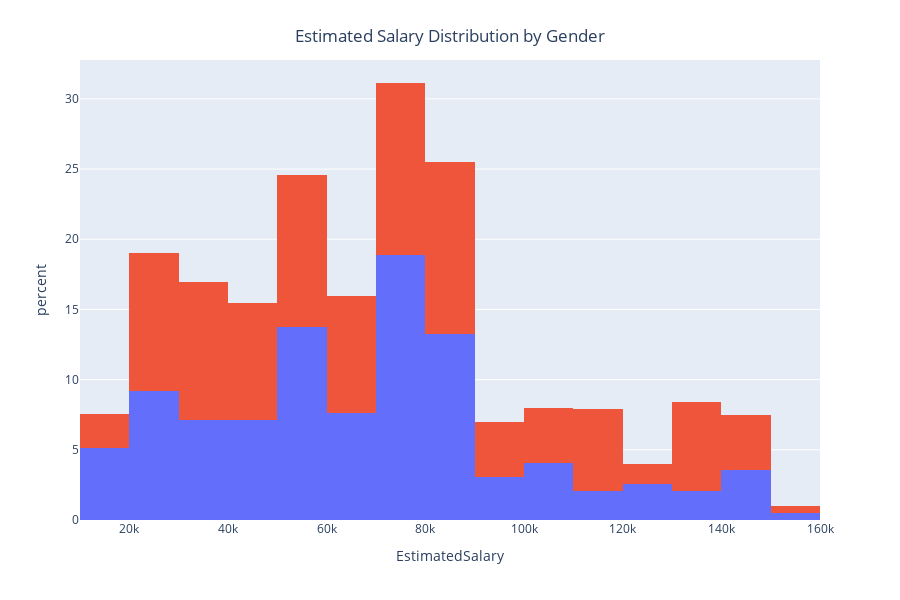

The notebook cell saved with this chart:
### Code cell
# Histogram of Estimated salary 
data = px.histogram(df, x="EstimatedSalary", color="Gender", histnorm="percent")

layout = go.Layout(
    height=500,
    title={'text': "Estimated Salary Distribution by Gender", # Subplot main title
           'y':0.95, # Set main title y-axis position
           'x':0.5, # Set main title x-axis position
           'xanchor': 'center', # xachor position
           'yanchor': 'top'}) # yachpr 


# Create another variable to generate the plot. This variable is composed by the other two variables created earlier
fig = go.Figure(data=data, layout=layout)


# Use update_layout in order to define few configuration such as figure height and width, title, etc
fig.update_layout(
    height=600, # Figure height
    width=900, # Figure width
    title={
        'text': 'Estimated Salary Distribution by Gender', # Subplot main title
        'y':0.95, # Set main title y-axis position
        'x':0.5, # Set main title x-axis position
        'xanchor': 'center', # xachor position
        'yanchor': 'top'}, # yachpr
    showlegend=False) # legend false

# Display the plot
py.iplot(fig, filename="Estimated Salary Distribution by Gender")

### Figure 1 — Plotly figure (JSON) as saved in the notebook; plotly's stock layout.template omitted (floating-point values rounded to 4 significant figures; data arrays with more than 128 entries replaced by an {"elided": "..."} marker saying what was removed)
{"data": [{"alignmentgroup": "True", "bingroup": "x", "histnorm": "percent", "hovertemplate": "Gender=Male<br>EstimatedSalary=%{x}<br>percent=%{y}<extra></extra>", "legendgroup": "Male", "marker": {"color": "#636efa", "pattern": {"shape": ""}}, "name": "Male", "offsetgroup": "Male", "orientation": "v", "showlegend": true, "type": "histogram", "x": {"elided": "196 int values"}, "xaxis": "x", "yaxis": "y"}, {"alignmentgroup": "True", "bingroup": "x", "histnorm": "percent", "hovertemplate": "Gender=Female<br>EstimatedSalary=%{x}<br>percent=%{y}<extra></extra>", "legendgroup": "Female", "marker": {"color": "#EF553B", "pattern": {"shape": ""}}, "name": "Female", "offsetgroup": "Female", "orientation": "v", "showlegend": true, "type": "histogram", "x": {"elided": "204 int values"}, "xaxis": "x", "yaxis": "y"}], "layout": {"barmode": "relative", "height": 600, "legend": {"title": {"text": "Gender"}, "tracegroupgap": 0}, "margin": {"t": 60}, "showlegend": false, "title": {"text": "Estimated Salary Distribution by Gender", "x": 0.5, "xanchor": "center", "y": 0.95, "yanchor": "top"}, "width": 900, "xaxis": {"anchor": "y", "domain": [0, 1], "title": {"text": "EstimatedSalary"}}, "yaxis": {"anchor": "x", "domain": [0, 1], "title": {"text": "percent"}}}}
